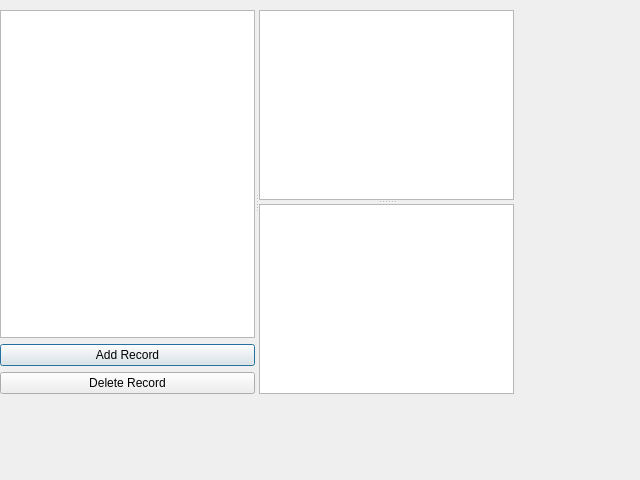
<?xml version="1.0" encoding="UTF-8"?>
<ui version="4.0">
 <class>dlgTableModel</class>
 <widget class="QDialog" name="dlgTableModel">
  <property name="geometry">
   <rect>
    <x>0</x>
    <y>0</y>
    <width>640</width>
    <height>480</height>
   </rect>
  </property>
  <property name="windowTitle">
   <string>Dialog</string>
  </property>
  <widget class="QSplitter" name="splMain">
   <property name="geometry">
    <rect>
     <x>0</x>
     <y>10</y>
     <width>514</width>
     <height>384</height>
    </rect>
   </property>
   <property name="orientation">
    <enum>Qt::Horizontal</enum>
   </property>
   <widget class="QWidget" name="layoutWidget">
    <layout class="QVBoxLayout" name="lytLeft">
     <item>
      <widget class="QListView" name="lstEmployee"/>
     </item>
     <item>
      <widget class="QPushButton" name="btnAdd">
       <property name="text">
        <string>Add Record</string>
       </property>
      </widget>
     </item>
     <item>
      <widget class="QPushButton" name="btnDelete">
       <property name="text">
        <string>Delete Record</string>
       </property>
      </widget>
     </item>
    </layout>
   </widget>
   <widget class="QSplitter" name="splRight">
    <property name="orientation">
     <enum>Qt::Vertical</enum>
    </property>
    <widget class="QTableView" name="tblEmployee">
     <property name="alternatingRowColors">
      <bool>true</bool>
     </property>
    </widget>
    <widget class="QTreeView" name="trwEmployee">
     <property name="alternatingRowColors">
      <bool>true</bool>
     </property>
    </widget>
   </widget>
  </widget>
 </widget>
 <resources/>
 <connections/>
</ui>
